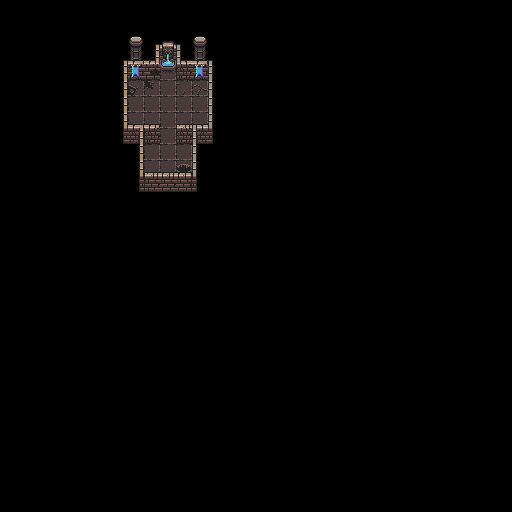

This game map was drawn from its Tiled (.tmx) file and the tilesets committed beside it. A one-line description and the trimmed map source follow:
An orthogonal 32x32 tile map with 16x16 px tiles, 3 tile layers (Ground, Walls, Overhead) and 8 objects (3x Portal, Container).

<map version="1.2" tiledversion="2020.01.22" orientation="orthogonal" renderorder="right-down" compressionlevel="0" width="32" height="32" tilewidth="16" tileheight="16" infinite="0" nextlayerid="11" nextobjectid="21">
 <editorsettings>
  <export target="LevelOne.json" format="json" />
 </editorsettings>
 <tileset firstgid="1" source="Dungeon.tsx" />
 <layer id="1" name="Ground" width="32" height="32">
  <properties>
   <property name="depth" type="int" value="100" />
  </properties>
  <data>[1024 cells, 375 non-empty, 10 distinct tile ids]</data>
 </layer>
 <objectgroup id="10" name="NavMesh">
  <object id="16" x="132" y="84" width="72" height="36" />
  <object id="18" x="148" y="148" width="40" height="20" />
  <object id="19" x="164" y="120" width="8" height="28" />
  <object id="20" x="164" y="64" width="8" height="20" />
 </objectgroup>
 <layer id="4" name="Walls" width="32" height="32">
  <properties>
   <property name="depth" type="int" value="300" />
  </properties>
  <data>[1024 cells, 39 non-empty, 20 distinct tile ids]</data>
 </layer>
 <objectgroup id="7" name="Entities">
  <properties>
   <property name="depth" type="int" value="300" />
  </properties>
  <object id="11" name="ContainerChest" type="Container" x="200" y="88">
   <point />
  </object>
  <object id="13" name="PlayerStart" type="Portal" x="167.667" y="104.667">
   <point />
  </object>
  <object id="14" name="SouthOut" type="Portal" x="176" y="160" width="16" height="16">
   <properties>
    <property name="toPortal" value="WestIn" />
    <property name="toZone" value="LevelTwo" />
   </properties>
  </object>
  <object id="15" name="SouthIn" type="Portal" x="160" y="160" width="16" height="16" />
 </objectgroup>
 <layer id="8" name="Overhead" width="32" height="32">
  <properties>
   <property name="depth" type="int" value="400" />
  </properties>
  <data>[1024 cells, 7 non-empty, 6 distinct tile ids]</data>
 </layer>
</map>
